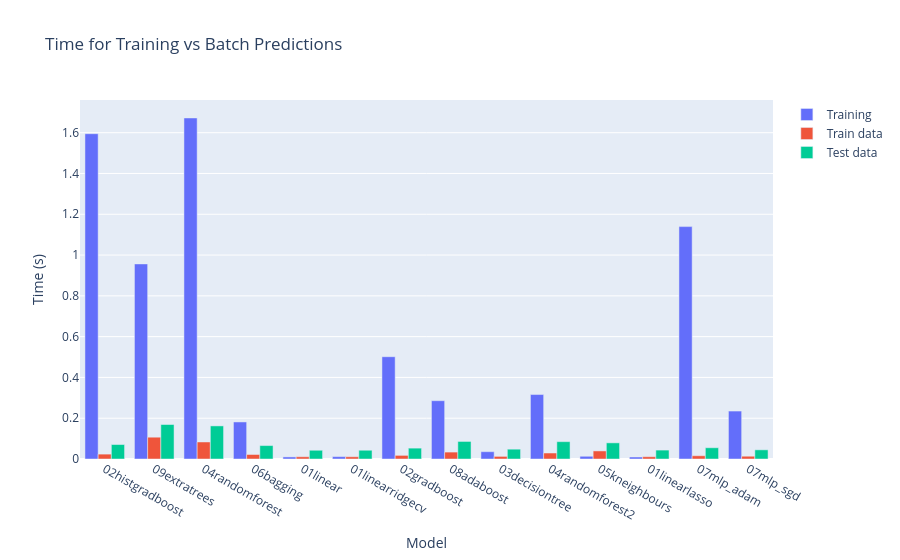
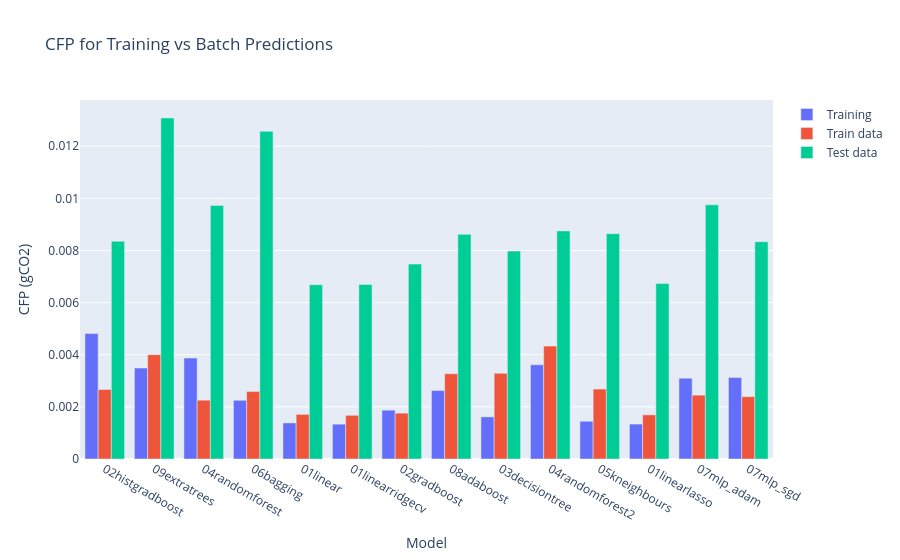

The cell these charts' notebook holds for them, in order:
### Code cell
## Time for Training vs Batch Predictions
fig = go.Figure(data = [
    go.Bar(name = "Training", x = df["Model"], y = df["Training Time (s)"]),
    go.Bar(name = "Train data", x = df["Model"], y = df["Calling Time (train) (s)"]),
    go.Bar(name = "Test data", x = df["Model"], y = df["Calling Time (test) (s)"]),
])
fig.update_layout(title = "Time for Training vs Batch Predictions")
fig.update_layout(yaxis_title = "Time (s)")
fig.update_layout(xaxis_title = "Model")
fig.update_layout(barmode = "group")
fig.show()

## CFP for Training vs Batch Predictions
fig = go.Figure(data = [
    go.Bar(name = "Training", x = df["Model"], y = df["Training CFP (gCO2)"]),
    go.Bar(name = "Train data", x = df["Model"], y = df["Calling CFP (train) (gCO2)"]),
    go.Bar(name = "Test data", x = df["Model"], y = df["Calling CFP (test) (gCO2)"]),
])
fig.update_layout(title = "CFP for Training vs Batch Predictions")
fig.update_layout(yaxis_title = "CFP (gCO2)")
fig.update_layout(xaxis_title = "Model")
fig.update_layout(barmode = "group")
fig.show()

### Figure 1 — Plotly figure (JSON) as saved in the notebook; plotly's stock layout.template omitted (floating-point values rounded to 4 significant figures)
{"data": [{"name": "Training", "type": "bar", "x": ["02histgradboost", "09extratrees", "04randomforest", "06bagging", "01linear", "01linearridgecv", "02gradboost", "08adaboost", "03decisiontree", "04randomforest2", "05kneighbours", "01linearlasso", "07mlp_adam", "07mlp_sgd"], "y": [1.595, 0.9565, 1.672, 0.1817, 0.01015, 0.01174, 0.5016, 0.2859, 0.03586, 0.3161, 0.01332, 0.009805, 1.14, 0.2351]}, {"name": "Train data", "type": "bar", "x": ["02histgradboost", "09extratrees", "04randomforest", "06bagging", "01linear", "01linearridgecv", "02gradboost", "08adaboost", "03decisiontree", "04randomforest2", "05kneighbours", "01linearlasso", "07mlp_adam", "07mlp_sgd"], "y": [0.02395, 0.1069, 0.08353, 0.02213, 0.01102, 0.01105, 0.01773, 0.03392, 0.01279, 0.02934, 0.03957, 0.01124, 0.01594, 0.01362]}, {"name": "Test data", "type": "bar", "x": ["02histgradboost", "09extratrees", "04randomforest", "06bagging", "01linear", "01linearridgecv", "02gradboost", "08adaboost", "03decisiontree", "04randomforest2", "05kneighbours", "01linearlasso", "07mlp_adam", "07mlp_sgd"], "y": [0.07097, 0.1691, 0.1623, 0.06586, 0.04283, 0.04296, 0.0533, 0.08606, 0.04813, 0.08501, 0.07917, 0.04375, 0.05519, 0.04496]}], "layout": {"barmode": "group", "title": {"text": "Time for Training vs Batch Predictions"}, "xaxis": {"title": {"text": "Model"}}, "yaxis": {"title": {"text": "Time (s)"}}}}

### Figure 2 — Plotly figure (JSON) as saved in the notebook; plotly's stock layout.template omitted (floating-point values rounded to 4 significant figures)
{"data": [{"name": "Training", "type": "bar", "x": ["02histgradboost", "09extratrees", "04randomforest", "06bagging", "01linear", "01linearridgecv", "02gradboost", "08adaboost", "03decisiontree", "04randomforest2", "05kneighbours", "01linearlasso", "07mlp_adam", "07mlp_sgd"], "y": [0.004811, 0.003489, 0.003873, 0.002252, 0.001384, 0.001337, 0.001874, 0.002626, 0.001616, 0.003616, 0.001449, 0.00134, 0.003101, 0.003128]}, {"name": "Train data", "type": "bar", "x": ["02histgradboost", "09extratrees", "04randomforest", "06bagging", "01linear", "01linearridgecv", "02gradboost", "08adaboost", "03decisiontree", "04randomforest2", "05kneighbours", "01linearlasso", "07mlp_adam", "07mlp_sgd"], "y": [0.002667, 0.004004, 0.002257, 0.002587, 0.001712, 0.001677, 0.00176, 0.003275, 0.003286, 0.004331, 0.002681, 0.001695, 0.00245, 0.002391]}, {"name": "Test data", "type": "bar", "x": ["02histgradboost", "09extratrees", "04randomforest", "06bagging", "01linear", "01linearridgecv", "02gradboost", "08adaboost", "03decisiontree", "04randomforest2", "05kneighbours", "01linearlasso", "07mlp_adam", "07mlp_sgd"], "y": [0.008355, 0.01308, 0.00973, 0.01257, 0.006686, 0.006698, 0.007478, 0.008618, 0.007975, 0.008752, 0.008646, 0.00673, 0.00975, 0.008335]}], "layout": {"barmode": "group", "title": {"text": "CFP for Training vs Batch Predictions"}, "xaxis": {"title": {"text": "Model"}}, "yaxis": {"title": {"text": "CFP (gCO2)"}}}}
